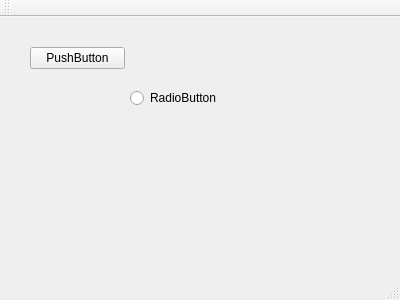
<?xml version="1.0" encoding="UTF-8"?>
<ui version="4.0">
 <class>MainWindow</class>
 <widget class="QMainWindow" name="MainWindow">
  <property name="geometry">
   <rect>
    <x>0</x>
    <y>0</y>
    <width>400</width>
    <height>300</height>
   </rect>
  </property>
  <property name="windowTitle">
   <string>MainWindow</string>
  </property>
  <widget class="QWidget" name="centralWidget">
   <widget class="QStackedWidget" name="stackedWidget">
    <property name="geometry">
     <rect>
      <x>19</x>
      <y>19</y>
      <width>117</width>
      <height>45</height>
     </rect>
    </property>
    <widget class="QWidget" name="page">
     <layout class="QVBoxLayout" name="verticalLayout">
      <item>
       <widget class="QPushButton" name="pushButton">
        <property name="text">
         <string>PushButton</string>
        </property>
       </widget>
      </item>
     </layout>
    </widget>
    <widget class="QWidget" name="page_2"/>
   </widget>
   <widget class="QRadioButton" name="radioButton">
    <property name="geometry">
     <rect>
      <x>130</x>
      <y>70</y>
      <width>117</width>
      <height>22</height>
     </rect>
    </property>
    <property name="text">
     <string>RadioButton</string>
    </property>
   </widget>
  </widget>
  <widget class="QMenuBar" name="menuBar">
   <property name="geometry">
    <rect>
     <x>0</x>
     <y>0</y>
     <width>400</width>
     <height>25</height>
    </rect>
   </property>
  </widget>
  <widget class="QToolBar" name="mainToolBar">
   <attribute name="toolBarArea">
    <enum>TopToolBarArea</enum>
   </attribute>
   <attribute name="toolBarBreak">
    <bool>false</bool>
   </attribute>
  </widget>
  <widget class="QStatusBar" name="statusBar"/>
 </widget>
 <layoutdefault spacing="6" margin="11"/>
 <resources/>
 <connections/>
</ui>
